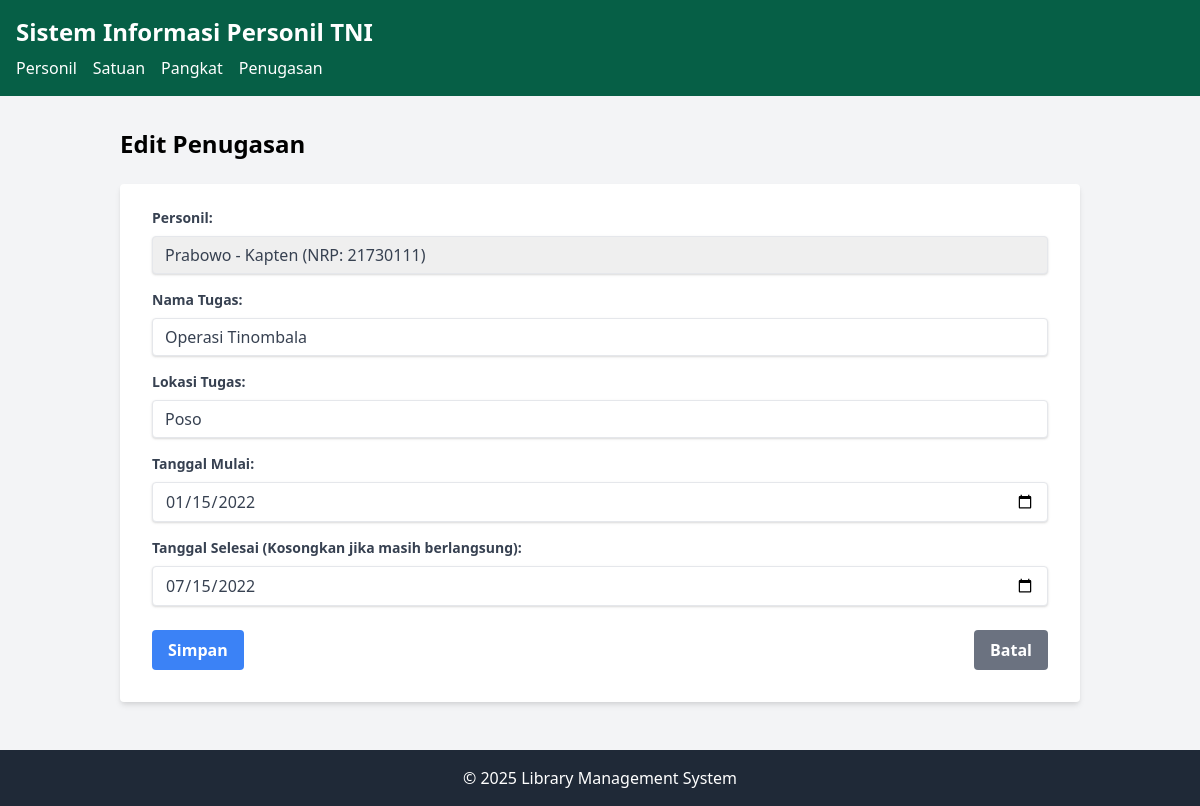
The app's page /index.php?entity=penugasan&action=edit&id=1 with its own data.
### tables this page shows
CREATE TABLE IF NOT EXISTS `penugasan` (
  `id` int(11) NOT NULL AUTO_INCREMENT,
  `personil_id` int(11) NOT NULL,
  `nama_tugas` varchar(100) NOT NULL,
  `lokasi_tugas` varchar(100) NOT NULL,
  `tanggal_mulai` date NOT NULL,
  `tanggal_selesai` date DEFAULT NULL,
  PRIMARY KEY (`id`),
  FOREIGN KEY (`personil_id`) REFERENCES `personil` (`id`) ON DELETE CASCADE ON UPDATE CASCADE
);

CREATE TABLE IF NOT EXISTS `personil` (
  `id` int(11) NOT NULL AUTO_INCREMENT,
  `nama` varchar(100) NOT NULL,
  `nrp` varchar(50) NOT NULL,
  `pangkat_id` int(11) NOT NULL,
  `satuan_id` int(11) NOT NULL,
  `tanggal_lahir` date NOT NULL,
  PRIMARY KEY (`id`),
  FOREIGN KEY (`pangkat_id`) REFERENCES `pangkat` (`id`) ON DELETE CASCADE ON UPDATE CASCADE,
  FOREIGN KEY (`satuan_id`) REFERENCES `satuan` (`id`) ON DELETE CASCADE ON UPDATE CASCADE
);

### model/Penugasan.php (called while the page is built, shortened)
<?php
require_once 'config/Database.php';
class Penugasan {
    private $conn;
    private $table = 'penugasan';
    public function __construct() {
        $database = new Database();
        $this->conn = $database->getConnection();
    }
    public function getById($id) {
        $query = "SELECT p.*, pr.nama as nama_personil, pr.nrp, pk.nama_pangkat
                 FROM " . $this->table . " p
                 JOIN personil pr ON p.personil_id = pr.id
                 JOIN pangkat pk ON pr.pangkat_id = pk.id
                 WHERE p.id = :id";
        $stmt = $this->conn->prepare($query);
        $stmt->bindParam(':id', $id);
        $stmt->execute();
        return $stmt->fetch(PDO::FETCH_ASSOC);
    }
}
?>

### config/Database.php (called while the page is built, shortened)
<?php
class Database {
    private $host = "localhost";
    private $username = "root";
    private $password = "";
    private $database = "tni_staff";
    public function getConnection() {
        $this->conn = null;
        try {
            $this->conn = new PDO("mysql:host=" . $this->host . ";dbname=" . $this->database, $this->username, $this->password);
            $this->conn->setAttribute(PDO::ATTR_ERRMODE, PDO::ERRMODE_EXCEPTION);
        } catch(PDOException $e) {
            echo "Connection error: " . $e->getMessage();
        }
        return $this->conn;
    }
}
?>

### model/Personil.php (called while the page is built, shortened)
<?php
require_once 'config/Database.php';
class Personil {
    private $conn;
    private $table = 'personil';
    public function __construct() {
        $database = new Database();
        $this->conn = $database->getConnection();
    }
    public function getAll() {
        $query = "SELECT p.*, s.nama_satuan, pk.nama_pangkat
                 FROM " . $this->table . " p
                 JOIN satuan s ON p.satuan_id = s.id
                 JOIN pangkat pk ON p.pangkat_id = pk.id";
        $stmt = $this->conn->prepare($query);
        $stmt->execute();
        return $stmt->fetchAll(PDO::FETCH_ASSOC);
    }
}
?>

### viewmodel/PenugasanViewModel.php (called while the page is built, shortened)
<?php
require_once 'model/Penugasan.php';
require_once 'model/Personil.php';
class PenugasanViewModel {
    private $penugasan;
    private $personil;
    public function __construct() {
        $this->penugasan = new Penugasan();
        $this->personil = new Personil();
    }
    public function getPenugasanById($id) {
        return $this->penugasan->getById($id);
    }
    public function getPersonilList() {
        return $this->personil->getAll();
    }
}
?>

### views/penugasan_form.php (the view, shortened to what this page needs)
<?php
require_once 'views/template/header.php';
?>
<div class="container mx-auto p-4">
    <h2 class="text-2xl font-bold mb-6"><?php echo isset($penugasan) ? 'Edit Penugasan' : 'Tambah Penugasan'; ?></h2>
    <div class="bg-white shadow-md rounded px-8 pt-6 pb-8 mb-4">
        <form action="index.php?entity=penugasan&action=<?php echo isset($penugasan) ? 'update&id=' . $penugasan['id'] : 'save'; ?><?php echo isset($_GET['personil_id']) ? '&personil_id=' . $_GET['personil_id'] : ''; ?>" method="POST">
            <div class="mb-4">
                <label class="block text-gray-700 text-sm font-bold mb-2" for="personil_id">
                    Personil:
                </label>
                <select name="personil_id" id="personil_id"
                        class="shadow appearance-none border rounded w-full py-2 px-3 text-gray-700 leading-tight focus:outline-none focus:shadow-outline"
                        <?php echo isset($_GET['personil_id']) ? 'disabled' : ''; ?>
                        required>
                    <?php foreach ($personilList as $personil): ?>
                    <option value="<?php echo $personil['id']; ?>"
                            <?php
                            if ((isset($penugasan) && $penugasan['personil_id'] == $personil['id']) ||
                               (isset($_GET['personil_id']) && $_GET['personil_id'] == $personil['id'])) {
                                echo 'selected';
                            }
                            ?>>
                        <?php echo $personil['nama']; ?> - <?php echo $personil['nama_pangkat']; ?> (NRP: <?php echo $personil['nrp']; ?>)
                    </option>
                    <?php endforeach; ?>
                </select>
            </div>
            <div class="mb-4">
                <label class="block text-gray-700 text-sm font-bold mb-2" for="nama_tugas">
                    Nama Tugas:
                </label>
                <input type="text" name="nama_tugas" id="nama_tugas"
                       value="<?php echo isset($penugasan) ? $penugasan['nama_tugas'] : ''; ?>"
                       class="shadow appearance-none border rounded w-full py-2 px-3 text-gray-700 leading-tight focus:outline-none focus:shadow-outline"
                       required>
            </div>
            <div class="mb-4">
                <label class="block text-gray-700 text-sm font-bold mb-2" for="lokasi_tugas">
                    Lokasi Tugas:
                </label>
                <input type="text" name="lokasi_tugas" id="lokasi_tugas"
                       value="<?php echo isset($penugasan) ? $penugasan['lokasi_tugas'] : ''; ?>"
                       class="shadow appearance-none border rounded w-full py-2 px-3 text-gray-700 leading-tight focus:outline-none focus:shadow-outline"
                       required>
            </div>
            <div class="mb-4">
                <label class="block text-gray-700 text-sm font-bold mb-2" for="tanggal_mulai">
                    Tanggal Mulai:
                </label>
                <input type="date" name="tanggal_mulai" id="tanggal_mulai"
                       value="<?php echo isset($penugasan) ? $penugasan['tanggal_mulai'] : ''; ?>"
                       class="shadow appearance-none border rounded w-full py-2 px-3 text-gray-700 leading-tight focus:outline-none focus:shadow-outline"
                       required>
            </div>
            <div class="mb-6">
                <label class="block text-gray-700 text-sm font-bold mb-2" for="tanggal_selesai">
                    Tanggal Selesai (Kosongkan jika masih berlangsung):
                </label>
                <input type="date" name="tanggal_selesai" id="tanggal_selesai"
                       value="<?php echo isset($penugasan) ? $penugasan['tanggal_selesai'] : ''; ?>"
                       class="shadow appearance-none border rounded w-full py-2 px-3 text-gray-700 leading-tight focus:outline-none focus:shadow-outline">
            </div>
            <div class="flex items-center justify-between">
                <button type="submit" class="bg-blue-500 hover:bg-blue-700 text-white font-bold py-2 px-4 rounded focus:outline-none focus:shadow-outline">
                    Simpan
                </button>
                <a href="<?php echo isset($_GET['personil_id']) ? 'index.php?entity=penugasan&action=list_by_personil&personil_id='.$_GET['personil_id'] : 'index.php?entity=penugasan'; ?>" class="bg-gray-500 hover:bg-gray-700 text-white font-bold py-2 px-4 rounded focus:outline-none focus:shadow-outline">
                    Batal
                </a>
            </div>
        </form>
    </div>
</div>
<?php
require_once 'views/template/footer.php';
?>

### records on screen
penugasan: personil_id "Prabowo - Kapten (NRP: 21730111)", nama_tugas "Operasi Tinombala", lokasi_tugas "Poso", tanggal_mulai "01/15/2022", tanggal_selesai "07/15/2022"
